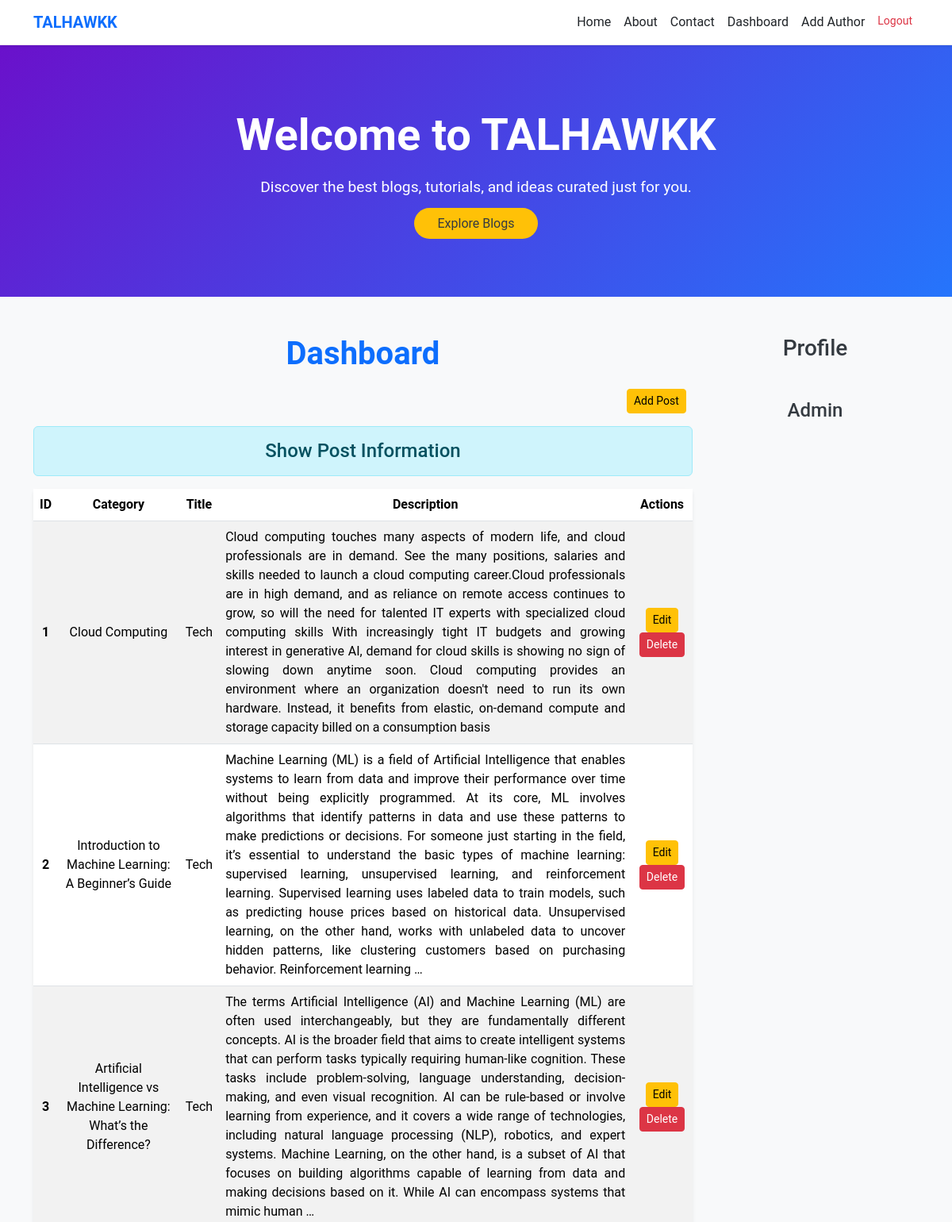
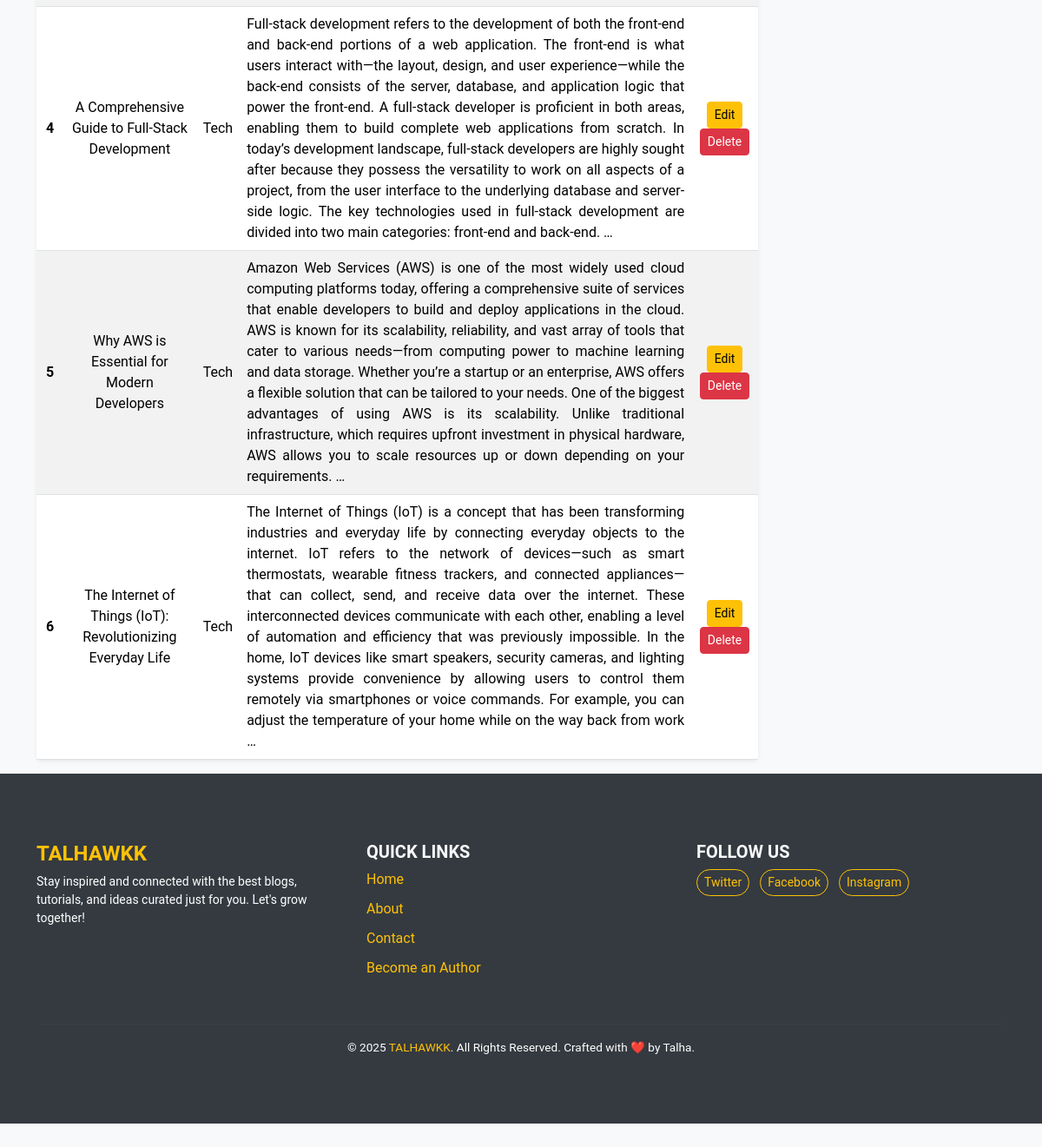
The page /dashboard/ (signed in) on the database its author committed (2 pictures, top to bottom).
### blog/models.py (models this page shows, shortened)
class Post(models.Model):
    category = models.ForeignKey('Category', on_delete=models.SET_NULL, null=True, blank=True)  # Category ko foreign key ke through link kiya hai
    title = models.CharField(max_length=100)
    content = models.TextField()
    date = models.DateTimeField(auto_now_add=True)

class Category(models.Model):
    name = models.CharField(max_length=100, unique=True)
    def __str__(self):
        return self.name

### blog/views.py (the view)
# urls.py: path('dashboard/', views.dashboard , name='dashboard'),
def dashboard(request):
    if request.user.is_authenticated:
        post=Post.objects.all()
        user=request.user
        full_name=user.get_full_name()
        gps=user.groups.all()
        return render(request, 'blog/dashboard.html',{'posts':post,'full_name':full_name,'gps':gps})
    else:
        return HttpResponseRedirect('/login/')

### blog/templates/blog/dashboard.html (shortened to what this page needs)
{% extends 'blog/base.html' %}
{% load static %}
{% block side %}
<div class=" text-center" >
<h3 class="my-5">Profile</h3>
<h4>{{full_name}}</h4>
</div>
{% endblock side %}
{% block content %}
    <h1 class="fw-bold text-primary text-center mt-5 mb-4" style="font-size: xxx 0l;">Dashboard</h1>
    <a href="{% url 'addpost' %}" class="btn btn-warning btn-sm" style="margin-left: 90%;" >Add Post</a>
    <h4 class="text-center alert alert-info mt-3">
        Show Post Information
    </h4>
    {% if posts %}
    <table class="table table-hover table-striped bg-white shadow-sm rounded">
        <thead class="thead-dark">
            <tr class="text-center">
                <th scope="col">ID</th>
                <th scope="col">Category</th>
                <th scope="col">Title</th>
                <th scope="col">Description</th>
                <th scope="col">Actions</th>
            </tr>
        </thead>
        <tbody>
            {% for post in posts %}
            <tr class="text-center align-middle">
                <th scope="row">{{ post.id }}</th>
                <td>{{ post.title }}</td>
                <td>{{ post.category }}</td>
                <td style="text-align: justify;">{{ post.content|truncatewords:110 }}</td>
                <td>
                    <a href="{% url 'edit' post.id %}" class="btn btn-warning btn-sm" data-toggle="tooltip" data-placement="top" title="Edit this post">
                         Edit
                    </a>
                    {% if perms.blog.delete_Post %}
                    <form action="{% url 'delete' post.id %}" method="POST" style="display: inline;">
                        <button type="submit" class="btn btn-danger btn-sm" data-toggle="tooltip" data-placement="top" title="Delete this post">
                             Delete
                        </button>
                    </form>
                    {% endif %}
                </td>
            </tr>
            {% empty %}
            <tr>
                <td colspan="4" class="text-center text-muted">
                    No posts available.
                </td>
            </tr>
            {% endfor %}
        </tbody>
    </table>
    {% endif %}
{% endblock content  %}

### blog/static/blog/css/style.css (style rules this page uses)
body { background-color: #2a2f35; font-family: 'Nunito', sans-serif; color: #f1f4f7; }
body { background-color: #f4f7fa; }
.mb-4 { margin-bottom: 20px !important; }

### blog/templates/blog/base.html (style rules this page uses)
body { font-family: 'Roboto', sans-serif; background-color: #f8f9fa; color: #343a40; padding-bottom: 60px; }

### rows shown on the page
Post: id "1", title "Cloud Computing", category "Tech", content "Cloud computing touches many aspects of modern life, and cloud professionals are in demand. See the many positions, salaries and skills needed to launch a cloud computing career.Cloud professionals are in high demand, and as reliance on remote access continues to grow, so will the need for talented IT experts with specialized cloud computing skills With increasingly tight IT budgets and growing interest in generative AI, demand for cloud skills is showing no sign of slowing down anytime soon. Cloud computing provides an environment where an organization doesn't need to run its own hardware. Instead, it benefits from elastic, on-demand compute and storage capacity billed on a consumption…"
Post: id "2", title "Introduction to Machine Learning: A Beginner’s Guide", category "Tech", content "Machine Learning (ML) is a field of Artificial Intelligence that enables systems to learn from data and improve their performance over time without being explicitly programmed. At its core, ML involves algorithms that identify patterns in data and use these patterns to make predictions or decisions. For someone just starting in the field, it’s essential to understand the basic types of machine learning: supervised learning, unsupervised learning, and reinforcement learning. Supervised learning uses labeled data to train models, such as predicting house prices based on historical data. Unsupervised learning, on the other hand, works with unlabeled data to uncover hidden patterns, like…"
Post: id "3", title "Artificial Intelligence vs Machine Learning: What’s the Difference?", category "Tech", content "The terms Artificial Intelligence (AI) and Machine Learning (ML) are often used interchangeably, but they are fundamentally different concepts. AI is the broader field that aims to create intelligent systems that can perform tasks typically requiring human-like cognition. These tasks include problem-solving, language understanding, decision-making, and even visual recognition. AI can be rule-based or involve learning from experience, and it covers a wide range of technologies, including natural language processing (NLP), robotics, and expert systems. Machine Learning, on the other hand, is a subset of AI that focuses on building algorithms capable of learning from data and making decisions…"
Post: id "4", title "A Comprehensive Guide to Full-Stack Development", category "Tech", content "Full-stack development refers to the development of both the front-end and back-end portions of a web application. The front-end is what users interact with—the layout, design, and user experience—while the back-end consists of the server, database, and application logic that power the front-end. A full-stack developer is proficient in both areas, enabling them to build complete web applications from scratch. In today’s development landscape, full-stack developers are highly sought after because they possess the versatility to work on all aspects of a project, from the user interface to the underlying database and server-side logic. The key technologies used in full-stack development are…"
Post: id "5", title "Why AWS is Essential for Modern Developers", category "Tech", content "Amazon Web Services (AWS) is one of the most widely used cloud computing platforms today, offering a comprehensive suite of services that enable developers to build and deploy applications in the cloud. AWS is known for its scalability, reliability, and vast array of tools that cater to various needs—from computing power to machine learning and data storage. Whether you’re a startup or an enterprise, AWS offers a flexible solution that can be tailored to your needs. One of the biggest advantages of using AWS is its scalability. Unlike traditional infrastructure, which requires upfront investment in physical hardware, AWS allows you to scale resources up or down depending on your…"
Post: id "6", title "The Internet of Things (IoT): Revolutionizing Everyday Life", category "Tech", content "The Internet of Things (IoT) is a concept that has been transforming industries and everyday life by connecting everyday objects to the internet. IoT refers to the network of devices—such as smart thermostats, wearable fitness trackers, and connected appliances—that can collect, send, and receive data over the internet. These interconnected devices communicate with each other, enabling a level of automation and efficiency that was previously impossible. In the home, IoT devices like smart speakers, security cameras, and lighting systems provide convenience by allowing users to control them remotely via smartphones or voice commands. For example, you can adjust the temperature of your home…"

### other values the page prints
{{ full_name }} "Admin"
